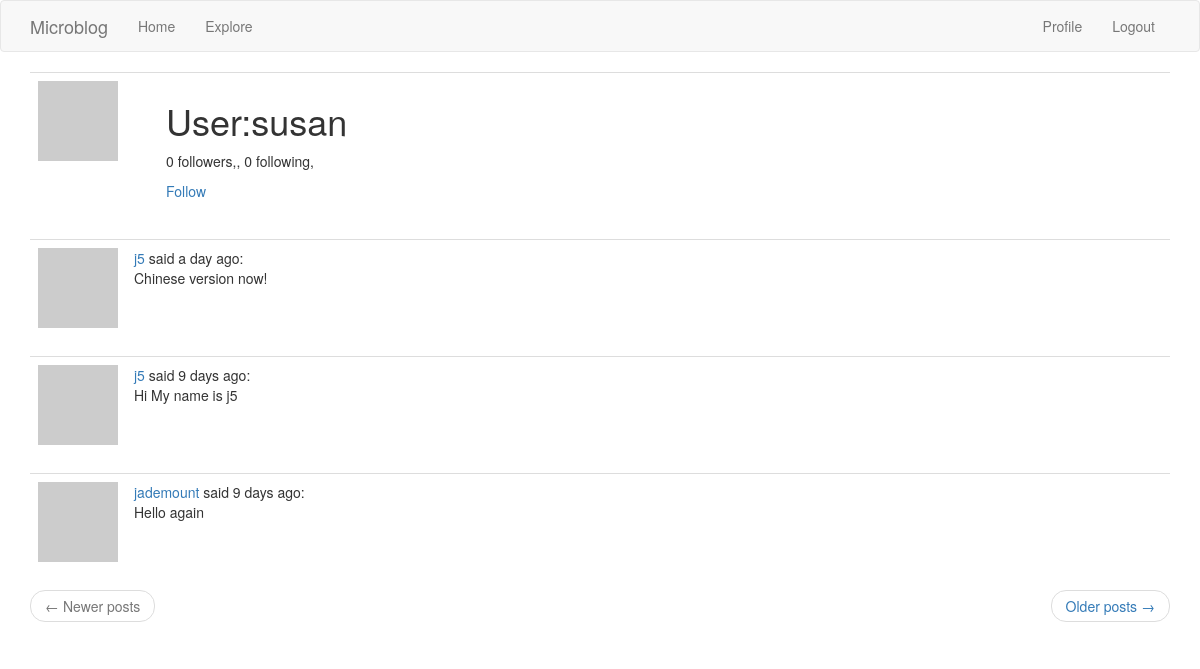
The page /user/susan (signed in) on the database its author committed.
### app/models.py (models this page shows, shortened)
class User(UserMixin, db.Model):
    id=db.Column(db.Integer,primary_key=True)
    username=db.Column(db.String(64),index=True,unique=True)
    email=db.Column(db.String(120),index=True,unique=True)
    password_hash=db.Column(db.String(128))
    posts = db.relationship('Post', backref='author', lazy='dynamic')
    about_me = db.Column(db.String(140))
    last_seen = db.Column(db.DateTime,default=datetime.utcnow)
    followed=db.relationship('User', secondary=followers, primaryjoin=(followers.c.follower_id == id),secondaryjoin=(followers.c.followed_id == id), backref =db.backref('followers', lazy = 'dynamic'), lazy = 'dynamic')
    def followed_posts(self):
        followed = Post.query.join(followers, (followers.c.followed_id == Post.user_id)).filter(followers.c.follower_id == self.id)
        own = Post.query.filter_by(user_id=self.id)
        return followed.union(own).order_by(Post.timestamp.desc())
    def is_following(self, user):
        return self.followed.filter(followers.c.followed_id == user.id).count()>0
    def avatar(self, size):
        digest=md5(self.email.lower().encode('utf-8')).hexdigest()
        return "https://www.gravatar.com/avatar/{}/?d=identicon&s={}".format(digest,size)

class Post(db.Model):
    id = db.Column(db.Integer, primary_key=True)
    body = db.Column(db.String(140))
    timestamp = db.Column(db.DateTime, index=True, default=datetime.utcnow)
    user_id = db.Column(db.Integer, db.ForeignKey('user.id'))

### app/routes.py (the view)
@app.route('/user/<username>')
@login_required
def user(username):
    user=User.query.filter_by(username=username).first_or_404()
    page=request.args.get('page', 1,type=int)
    posts=current_user.followed_posts().paginate(page, app.config['POST_PER_PAGE'],False)
    next_url=url_for('user',username=user.username, page=posts.next_num) if posts.has_next else None
    prev_url=url_for('user',username=user.username,page=posts.prev_num) if posts.has_prev else None
    return render_template('user.html', user=user, posts=posts.items, prev_url=prev_url, next_url=next_url)

### app/models.py (called while the page is built)
@login.user_loader
def load_user(id):
    return User.query.get(int(id))

### app/routes.py (called while the page is built)
@app.before_request
def before_request():
    g.locale=str(get_locale())
    if current_user.is_authenticated:
        current_user.last_seen=datetime.utcnow()
        db.session.commit()

### app/templates/user.html (shortened to what this page needs)
{% extends "base.html" %}
{% block app_content %}
    <table class="table table-hover">
        <tr>
            <td width="128px"><img src="{{ user.avatar(128) }}"></td>
<td><h1>{{ _('User') }}:{{user.username}}</h1>
<p>{{ _('%(count)d followers,', count=user.followers.count()) }}, {{ _('%(count)d following,', count=user.followed.count()) }} </p>
{% if user==current_user %}
<p><a href="{{url_for('edit_profile')}}">{{ _('Edit Your Profile') }}</a></p>
{% elif not current_user.is_following(user) %}
<p><a href="{{url_for('follow', username=user.username) }}">{{ _('Follow') }}</a></p>
{% else %}
<p><a href="{{url_for('unfollow', username=user.username) }}">{{ _('Unfollow') }}</a></p>
{% endif %}
</td>
</tr></table>
{% for post in posts %}
{% include '_post.html' %}
{% endfor %}
<nav aria-label="...">
<ul class="pager">
<li class="previous{% if not prev_url %} disabled{% endif %}">
<a href="{{ prev_url or '#' }}">
<span aria-hidden="true">&larr;</span> {{ _('Newer posts') }}
</a>
</li>
<li class="next{% if not next_url %} disabled{% endif %}">
<a href="{{ next_url or '#' }}">
{{ _('Older posts') }} <span aria-hidden="true">&rarr;</span>
                </a>
            </li>
        </ul>
    </nav>
{% endblock %}

### app/templates/_post.html (shortened to what this page needs)
<table class="table table-hover">
<tr>
<td width="70px">
<a href="{{ url_for('user',username=post.author.username) }}">
<img src="{{post.author.avatar(32)}}"></a></td>
<td>
{{ _('%(username)s said %(when)s', username=user_link, when=moment(post.timestamp).fromNow()) }}:<br>{{post.body}}</td>
</tr>
</table>

### rows shown on the page
User: username "susan"
Post: body "Chinese version now!"
Post: body "Hi My name is j5"
Post: body "Hello again"
